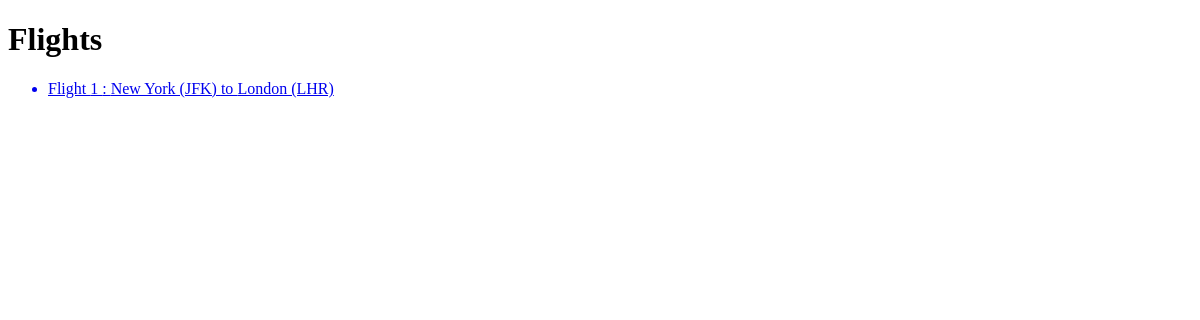
The page /flights/ on the database as committed earlier.
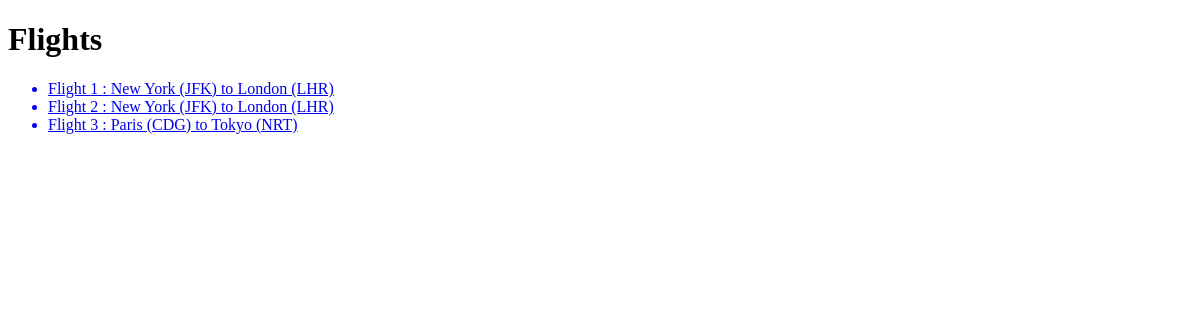
The same page on the database as committed later.
### flights/models.py (models this page shows, shortened)
class Flight(models.Model):
    origin = models.ForeignKey(Airport, on_delete=models.CASCADE, related_name="departures")
    destination = models.ForeignKey(Airport, on_delete=models.CASCADE, related_name="arrivals")
    duration = models.IntegerField()

class Airport(models.Model):
    code = models.CharField(max_length=3)
    city = models.CharField(max_length=64)
    def __str__(self):
        return f"{self.city} ({self.code})"

### flights/views.py (the view)
# urls.py: path("", views.index, name="index"),
def index(request):
    return render(request, "flights/index.html", {
        "flights": Flight.objects.all(),
    })

### flights/templates/flights/index.html
{% extends "flights/layout.html" %}
{% block body %}
    <h1> Flights </h1>
    <ul>
        {% for flight in flights %}
        <a href="{% url 'flight' flight.id %}">
            <li> Flight {{flight.id}} : {{flight.origin}} to {{flight.destination}}</li>
        </a>
        {% endfor %}
    </ul>
{% endblock %}

### flights/templates/flights/layout.html (shortened to what this page needs)
<!DOCTYPE html>
<html lang="en">
    <head>
    </head>
    <body>
        {% block body %}
        {% endblock %}
    </body>
</html>

Rows that differ between the two databases and show on the page:
added Flight: id "2", origin "New York (JFK)", destination "London (LHR)"
added Flight: id "3", origin "Paris (CDG)", destination "Tokyo (NRT)"
